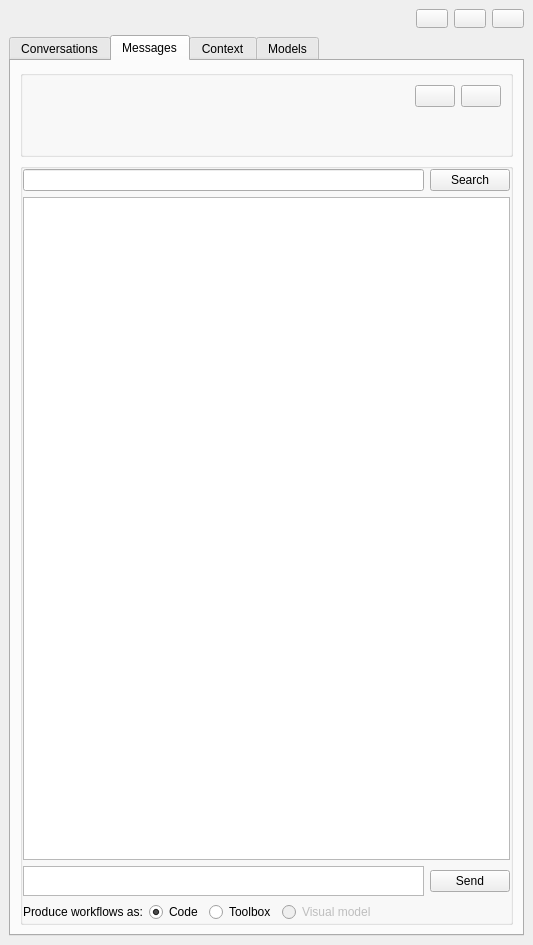
<?xml version="1.0" encoding="UTF-8"?>
<ui version="4.0">
 <class>IntelliGeoDockWidgetBase</class>
 <widget class="QDockWidget" name="IntelliGeoDockWidgetBase">
  <property name="geometry">
   <rect>
    <x>0</x>
    <y>0</y>
    <width>533</width>
    <height>945</height>
   </rect>
  </property>
  <property name="features">
   <set>QDockWidget::DockWidgetClosable|QDockWidget::DockWidgetMovable|QDockWidget::DockWidgetFloatable</set>
  </property>
  <property name="windowTitle">
   <string>IntelliGeo</string>
  </property>
  <widget class="QWidget" name="dockWidgetContents">
   <layout class="QGridLayout" name="gridLayout">
    <item row="0" column="0">
     <layout class="QHBoxLayout" name="horizontalLayout">
      <item>
       <spacer name="horizontalSpacer">
        <property name="orientation">
         <enum>Qt::Horizontal</enum>
        </property>
        <property name="sizeHint" stdset="0">
         <size>
          <width>40</width>
          <height>20</height>
         </size>
        </property>
       </spacer>
      </item>
      <item>
       <widget class="QPushButton" name="pushButton_2">
        <property name="font">
         <font>
          <pointsize>7</pointsize>
         </font>
        </property>
        <property name="text">
         <string/>
        </property>
        <property name="icon">
         <iconset>
          <normaloff>resources/info.png</normaloff>resources/info.png</iconset>
        </property>
        <property name="iconSize">
         <size>
          <width>15</width>
          <height>15</height>
         </size>
        </property>
       </widget>
      </item>
      <item>
       <widget class="QPushButton" name="pushButton">
        <property name="font">
         <font>
          <pointsize>7</pointsize>
         </font>
        </property>
        <property name="text">
         <string/>
        </property>
        <property name="icon">
         <iconset>
          <normaloff>resources/feedback.png</normaloff>resources/feedback.png</iconset>
        </property>
        <property name="iconSize">
         <size>
          <width>15</width>
          <height>15</height>
         </size>
        </property>
       </widget>
      </item>
      <item>
       <widget class="QPushButton" name="pbSettings">
        <property name="font">
         <font>
          <pointsize>7</pointsize>
         </font>
        </property>
        <property name="text">
         <string/>
        </property>
        <property name="icon">
         <iconset>
          <normaloff>resources/settings.png</normaloff>resources/settings.png</iconset>
        </property>
        <property name="iconSize">
         <size>
          <width>15</width>
          <height>15</height>
         </size>
        </property>
       </widget>
      </item>
     </layout>
    </item>
    <item row="1" column="0">
     <widget class="QTabWidget" name="twTabs">
      <property name="tabShape">
       <enum>QTabWidget::Rounded</enum>
      </property>
      <property name="currentIndex">
       <number>1</number>
      </property>
      <widget class="QWidget" name="tbConversations">
       <attribute name="title">
        <string>Conversations</string>
       </attribute>
       <layout class="QVBoxLayout" name="verticalLayout_5">
        <item>
         <widget class="QGroupBox" name="gbConversations">
          <property name="title">
           <string/>
          </property>
          <layout class="QVBoxLayout" name="verticalLayout">
           <item>
            <layout class="QHBoxLayout" name="horizontalLayout_5">
             <property name="sizeConstraint">
              <enum>QLayout::SetFixedSize</enum>
             </property>
             <item>
              <widget class="QPlainTextEdit" name="ptSearchConversationCard">
               <property name="sizePolicy">
                <sizepolicy hsizetype="Expanding" vsizetype="Fixed">
                 <horstretch>0</horstretch>
                 <verstretch>0</verstretch>
                </sizepolicy>
               </property>
               <property name="maximumSize">
                <size>
                 <width>16777215</width>
                 <height>25</height>
                </size>
               </property>
              </widget>
             </item>
             <item>
              <widget class="QPushButton" name="pbSearchConversationCard">
               <property name="text">
                <string>Search</string>
               </property>
              </widget>
             </item>
            </layout>
           </item>
           <item>
            <widget class="QScrollArea" name="saConversationCard">
             <property name="sizePolicy">
              <sizepolicy hsizetype="Expanding" vsizetype="Expanding">
               <horstretch>0</horstretch>
               <verstretch>0</verstretch>
              </sizepolicy>
             </property>
             <property name="horizontalScrollBarPolicy">
              <enum>Qt::ScrollBarAlwaysOff</enum>
             </property>
             <property name="sizeAdjustPolicy">
              <enum>QAbstractScrollArea::AdjustToContents</enum>
             </property>
             <property name="widgetResizable">
              <bool>true</bool>
             </property>
             <property name="alignment">
              <set>Qt::AlignLeading|Qt::AlignLeft|Qt::AlignTop</set>
             </property>
             <widget class="QWidget" name="scrollAreaWidgetContents">
              <property name="geometry">
               <rect>
                <x>0</x>
                <y>0</y>
                <width>467</width>
                <height>766</height>
               </rect>
              </property>
              <layout class="QVBoxLayout" name="verticalLayout_2"/>
             </widget>
            </widget>
           </item>
          </layout>
         </widget>
        </item>
       </layout>
      </widget>
      <widget class="QWidget" name="tbMessages">
       <attribute name="title">
        <string>Messages</string>
       </attribute>
       <layout class="QGridLayout" name="gridLayout_2">
        <item row="1" column="0">
         <widget class="QGroupBox" name="grpMessages">
          <property name="title">
           <string/>
          </property>
          <layout class="QVBoxLayout" name="verticalLayout_4">
           <property name="leftMargin">
            <number>0</number>
           </property>
           <property name="topMargin">
            <number>0</number>
           </property>
           <property name="rightMargin">
            <number>0</number>
           </property>
           <property name="bottomMargin">
            <number>0</number>
           </property>
           <item>
            <layout class="QHBoxLayout" name="horizontalLayout_7">
             <item>
              <widget class="QLineEdit" name="txSearchMessage"/>
             </item>
             <item>
              <widget class="QPushButton" name="pbSearchInteraction">
               <property name="text">
                <string>Search</string>
               </property>
              </widget>
             </item>
            </layout>
           </item>
           <item>
            <widget class="QTextEdit" name="txHistory"/>
           </item>
           <item>
            <layout class="QHBoxLayout" name="horizontalLayout_3">
             <property name="sizeConstraint">
              <enum>QLayout::SetDefaultConstraint</enum>
             </property>
             <item>
              <widget class="QPlainTextEdit" name="ptMessage">
               <property name="sizePolicy">
                <sizepolicy hsizetype="Expanding" vsizetype="Fixed">
                 <horstretch>0</horstretch>
                 <verstretch>0</verstretch>
                </sizepolicy>
               </property>
               <property name="minimumSize">
                <size>
                 <width>0</width>
                 <height>30</height>
                </size>
               </property>
               <property name="maximumSize">
                <size>
                 <width>16777215</width>
                 <height>55</height>
                </size>
               </property>
               <property name="sizeIncrement">
                <size>
                 <width>0</width>
                 <height>5</height>
                </size>
               </property>
               <property name="baseSize">
                <size>
                 <width>0</width>
                 <height>30</height>
                </size>
               </property>
               <property name="focusPolicy">
                <enum>Qt::WheelFocus</enum>
               </property>
               <property name="plainText">
                <string/>
               </property>
              </widget>
             </item>
             <item>
              <widget class="QPushButton" name="pbSend">
               <property name="text">
                <string>Send</string>
               </property>
              </widget>
             </item>
            </layout>
           </item>
           <item>
            <layout class="QHBoxLayout" name="horizontalLayout_4">
             <item>
              <widget class="QLabel" name="lblOutput">
               <property name="text">
                <string>Produce workflows as:</string>
               </property>
              </widget>
             </item>
             <item>
              <widget class="QRadioButton" name="rbtCode">
               <property name="sizePolicy">
                <sizepolicy hsizetype="Fixed" vsizetype="Fixed">
                 <horstretch>0</horstretch>
                 <verstretch>0</verstretch>
                </sizepolicy>
               </property>
               <property name="text">
                <string>Code</string>
               </property>
               <property name="checked">
                <bool>true</bool>
               </property>
              </widget>
             </item>
             <item>
              <widget class="QRadioButton" name="rbToolbox">
               <property name="text">
                <string>Toolbox</string>
               </property>
               <property name="checked">
                <bool>false</bool>
               </property>
              </widget>
             </item>
             <item>
              <widget class="QRadioButton" name="rbtVisualModel">
               <property name="enabled">
                <bool>false</bool>
               </property>
               <property name="sizePolicy">
                <sizepolicy hsizetype="Preferred" vsizetype="Fixed">
                 <horstretch>0</horstretch>
                 <verstretch>0</verstretch>
                </sizepolicy>
               </property>
               <property name="text">
                <string>Visual model</string>
               </property>
               <property name="checked">
                <bool>false</bool>
               </property>
              </widget>
             </item>
             <item>
              <spacer name="horizontalSpacer_3">
               <property name="orientation">
                <enum>Qt::Horizontal</enum>
               </property>
               <property name="sizeHint" stdset="0">
                <size>
                 <width>40</width>
                 <height>20</height>
                </size>
               </property>
              </spacer>
             </item>
            </layout>
           </item>
          </layout>
         </widget>
        </item>
        <item row="0" column="0">
         <widget class="QGroupBox" name="grpConversation">
          <property name="sizePolicy">
           <sizepolicy hsizetype="Preferred" vsizetype="Maximum">
            <horstretch>0</horstretch>
            <verstretch>0</verstretch>
           </sizepolicy>
          </property>
          <property name="title">
           <string/>
          </property>
          <layout class="QVBoxLayout" name="verticalLayout_3">
           <item>
            <layout class="QHBoxLayout" name="horizontalLayout_2">
             <item>
              <widget class="QLabel" name="lbTitle">
               <property name="sizePolicy">
                <sizepolicy hsizetype="MinimumExpanding" vsizetype="Preferred">
                 <horstretch>0</horstretch>
                 <verstretch>0</verstretch>
                </sizepolicy>
               </property>
               <property name="font">
                <font>
                 <pointsize>10</pointsize>
                 <weight>75</weight>
                 <bold>true</bold>
                </font>
               </property>
               <property name="text">
                <string/>
               </property>
               <property name="wordWrap">
                <bool>true</bool>
               </property>
              </widget>
             </item>
             <item>
              <spacer name="horizontalSpacer_2">
               <property name="orientation">
                <enum>Qt::Horizontal</enum>
               </property>
               <property name="sizeHint" stdset="0">
                <size>
                 <width>10</width>
                 <height>20</height>
                </size>
               </property>
              </spacer>
             </item>
             <item>
              <widget class="QPushButton" name="pbNew">
               <property name="text">
                <string/>
               </property>
               <property name="icon">
                <iconset>
                 <normaloff>resources/new.png</normaloff>resources/new.png</iconset>
               </property>
              </widget>
             </item>
             <item>
              <widget class="QPushButton" name="btnManager">
               <property name="text">
                <string/>
               </property>
               <property name="icon">
                <iconset>
                 <normaloff>resources/manager.png</normaloff>resources/manager.png</iconset>
               </property>
              </widget>
             </item>
            </layout>
           </item>
           <item>
            <widget class="QLabel" name="lbDescription">
             <property name="font">
              <font>
               <pointsize>8</pointsize>
              </font>
             </property>
             <property name="text">
              <string/>
             </property>
             <property name="scaledContents">
              <bool>false</bool>
             </property>
             <property name="wordWrap">
              <bool>true</bool>
             </property>
            </widget>
           </item>
           <item>
            <widget class="QLabel" name="lbMetadata">
             <property name="font">
              <font>
               <pointsize>8</pointsize>
               <italic>true</italic>
              </font>
             </property>
             <property name="text">
              <string/>
             </property>
             <property name="alignment">
              <set>Qt::AlignRight|Qt::AlignTrailing|Qt::AlignVCenter</set>
             </property>
            </widget>
           </item>
          </layout>
         </widget>
        </item>
       </layout>
      </widget>
      <widget class="QWidget" name="tbContext">
       <attribute name="title">
        <string>Context</string>
       </attribute>
      </widget>
      <widget class="QWidget" name="tabModels">
       <attribute name="title">
        <string>Models</string>
       </attribute>
      </widget>
     </widget>
    </item>
   </layout>
  </widget>
 </widget>
 <resources/>
 <connections/>
</ui>
